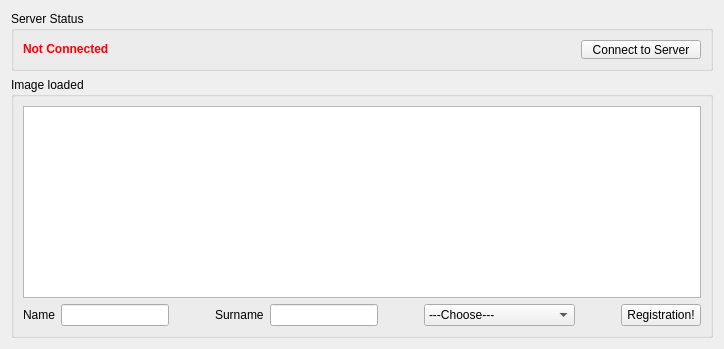
      <widget class="QWidget" name="tab_2">
       <attribute name="title">
        <string>Registration</string>
       </attribute>
       <layout class="QVBoxLayout" name="verticalLayout_49">
        <item>
         <layout class="QVBoxLayout" name="verticalLayout_48">
          <item>
           <widget class="QGroupBox" name="serverStatus_groupBox_3">
            <property name="minimumSize">
             <size>
              <width>0</width>
              <height>60</height>
             </size>
            </property>
            <property name="maximumSize">
             <size>
              <width>16777215</width>
              <height>60</height>
             </size>
            </property>
            <property name="title">
             <string>Server Status</string>
            </property>
            <layout class="QHBoxLayout" name="horizontalLayout_22">
             <item>
              <layout class="QHBoxLayout" name="horizontalLayout_23">
               <item>
                <widget class="QLabel" name="serverStatus_label_3">
                 <property name="minimumSize">
                  <size>
                   <width>0</width>
                   <height>0</height>
                  </size>
                 </property>
                 <property name="maximumSize">
                  <size>
                   <width>250</width>
                   <height>16777215</height>
                  </size>
                 </property>
                 <property name="font">
                  <font>
                   <weight>75</weight>
                   <bold>true</bold>
                   <strikeout>false</strikeout>
                  </font>
                 </property>
                 <property name="autoFillBackground">
                  <bool>false</bool>
                 </property>
                 <property name="text">
                  <string>&lt;html&gt;&lt;head/&gt;&lt;body&gt;&lt;p&gt;&lt;span style=&quot; color:#ff0000;&quot;&gt;Not Connected&lt;/span&gt;&lt;/p&gt;&lt;/body&gt;&lt;/html&gt;</string>
                 </property>
                 <property name="scaledContents">
                  <bool>false</bool>
                 </property>
                </widget>
               </item>
               <item>
                <spacer name="horizontalSpacer_28">
                 <property name="orientation">
                  <enum>Qt::Horizontal</enum>
                 </property>
                 <property name="sizeHint" stdset="0">
                  <size>
                   <width>40</width>
                   <height>20</height>
                  </size>
                 </property>
                </spacer>
               </item>
               <item>
                <widget class="QPushButton" name="connectToServer_button_3">
                 <property name="minimumSize">
                  <size>
                   <width>120</width>
                   <height>0</height>
                  </size>
                 </property>
                 <property name="maximumSize">
                  <size>
                   <width>120</width>
                   <height>16777215</height>
                  </size>
                 </property>
                 <property name="text">
                  <string>Connect to Server</string>
                 </property>
                </widget>
               </item>
              </layout>
             </item>
            </layout>
           </widget>
          </item>
          <item>
           <widget class="QGroupBox" name="groupBox_3">
            <property name="title">
             <string>Image loaded</string>
            </property>
            <layout class="QHBoxLayout" name="horizontalLayout_27">
             <item>
              <layout class="QVBoxLayout" name="verticalLayout_47">
               <item>
                <widget class="QGraphicsView" name="graphicsView_2"/>
               </item>
               <item>
                <layout class="QHBoxLayout" name="horizontalLayout_28">
                 <item>
                  <widget class="QLabel" name="label_4">
                   <property name="text">
                    <string>Name</string>
                   </property>
                  </widget>
                 </item>
                 <item>
                  <widget class="QLineEdit" name="lineEdit_3"/>
                 </item>
                 <item>
                  <spacer name="horizontalSpacer_32">
                   <property name="orientation">
                    <enum>Qt::Horizontal</enum>
                   </property>
                   <property name="sizeHint" stdset="0">
                    <size>
                     <width>40</width>
                     <height>20</height>
                    </size>
                   </property>
                  </spacer>
                 </item>
                 <item>
                  <widget class="QLabel" name="label_5">
                   <property name="text">
                    <string>Surname</string>
                   </property>
                  </widget>
                 </item>
                 <item>
                  <widget class="QLineEdit" name="lineEdit_4"/>
                 </item>
                 <item>
                  <spacer name="horizontalSpacer_33">
                   <property name="orientation">
                    <enum>Qt::Horizontal</enum>
                   </property>
                   <property name="sizeHint" stdset="0">
                    <size>
                     <width>40</width>
                     <height>20</height>
                    </size>
                   </property>
                  </spacer>
                 </item>
                 <item>
                  <widget class="QComboBox" name="comboBox_2">
                   <item>
                    <property name="text">
                     <string>---Choose---</string>
                    </property>
                   </item>
                   <item>
                    <property name="text">
                     <string>Suprema BioMini Slim</string>
                    </property>
                   </item>
                  </widget>
                 </item>
                 <item>
                  <spacer name="horizontalSpacer_34">
                   <property name="orientation">
                    <enum>Qt::Horizontal</enum>
                   </property>
                   <property name="sizeHint" stdset="0">
                    <size>
                     <width>40</width>
                     <height>20</height>
                    </size>
                   </property>
                  </spacer>
                 </item>
                 <item>
                  <widget class="QPushButton" name="pushButton_3">
                   <property name="text">
                    <string>Registration!</string>
                   </property>
                  </widget>
                 </item>
                </layout>
               </item>
              </layout>
             </item>
            </layout>
           </widget>
          </item>
         </layout>
        </item>
       </layout>
      </widget>
